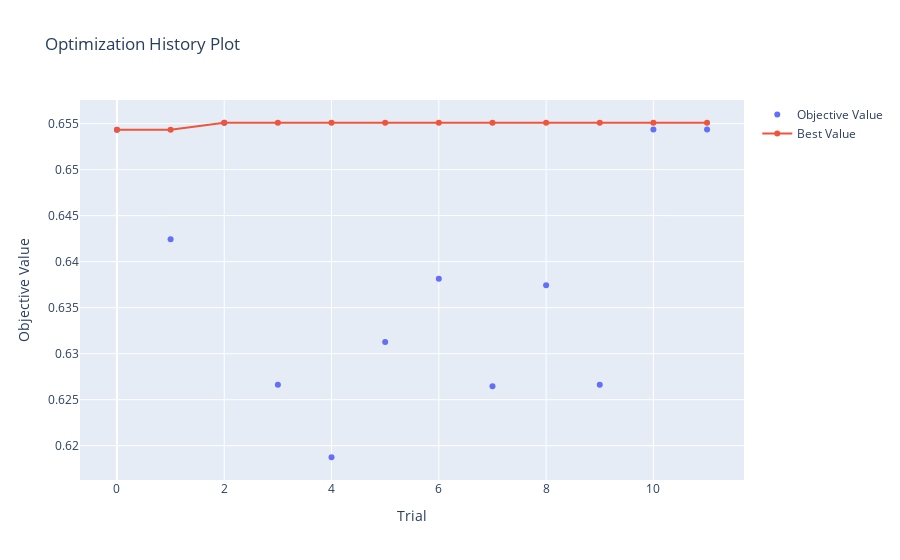

The code cell stored with this chart in its notebook:
### Code cell
optuna.visualization.plot_optimization_history(study)

### Figure 1 — Plotly figure (JSON) as saved in the notebook; plotly's stock layout.template omitted (floating-point values rounded to 4 significant figures)
{"data": [{"mode": "markers", "name": "Objective Value", "type": "scatter", "x": [0, 1, 2, 3, 4, 5, 6, 7, 8, 9, 10, 11], "y": [0.6543, 0.6424, 0.6551, 0.6266, 0.6187, 0.6313, 0.6381, 0.6265, 0.6374, 0.6266, 0.6543, 0.6543]}, {"name": "Best Value", "type": "scatter", "x": [0, 1, 2, 3, 4, 5, 6, 7, 8, 9, 10, 11], "y": [0.6543, 0.6543, 0.6551, 0.6551, 0.6551, 0.6551, 0.6551, 0.6551, 0.6551, 0.6551, 0.6551, 0.6551]}], "layout": {"title": {"text": "Optimization History Plot"}, "xaxis": {"title": {"text": "Trial"}}, "yaxis": {"title": {"text": "Objective Value"}}}}
